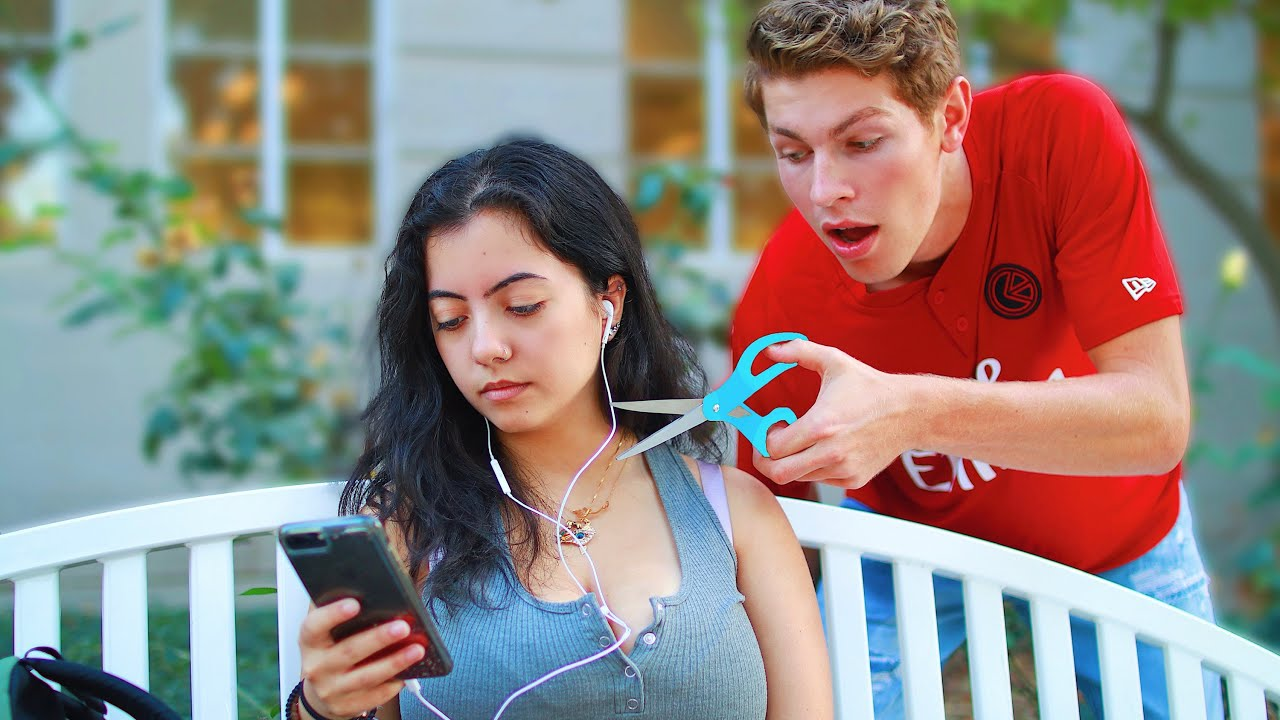
#> input picture face_detection_with_haar_cascades/data/input/image1.jpg, 1280 x 720 px
$ jupyter execute face_detection_with_haar_cascades.ipynb
#> lines starting #> are read from the running program, lines starting #| are printed output that depends on the picture; after the words box and inside, x2 and y2 are one past the last pixel; in counts of white or black regions, pixels touching at a corner belong together
#> further down, img is the input picture: shape (720, 1280, 3); mean B, G, R 130.9, 134.2, 144
# Face and eyes detection using Haar Cascades
https://docs.opencv.org/3.0-beta/doc/py_tutorials/py_objdetect/py_face_detection/py_face_detection.html

[cell 1]
import numpy as np
import cv2
import os

def get_model(model_dir):
    model = {
        'face': cv2.CascadeClassifier(os.path.join(model_dir, 'haarcascade_frontalface_default.xml')),
        'eye': cv2.CascadeClassifier(os.path.join(model_dir, 'haarcascade_eye.xml'))
    }
    return model

def face_eyes_detection(img, model):
    gray = cv2.cvtColor(img, cv2.COLOR_BGR2GRAY)
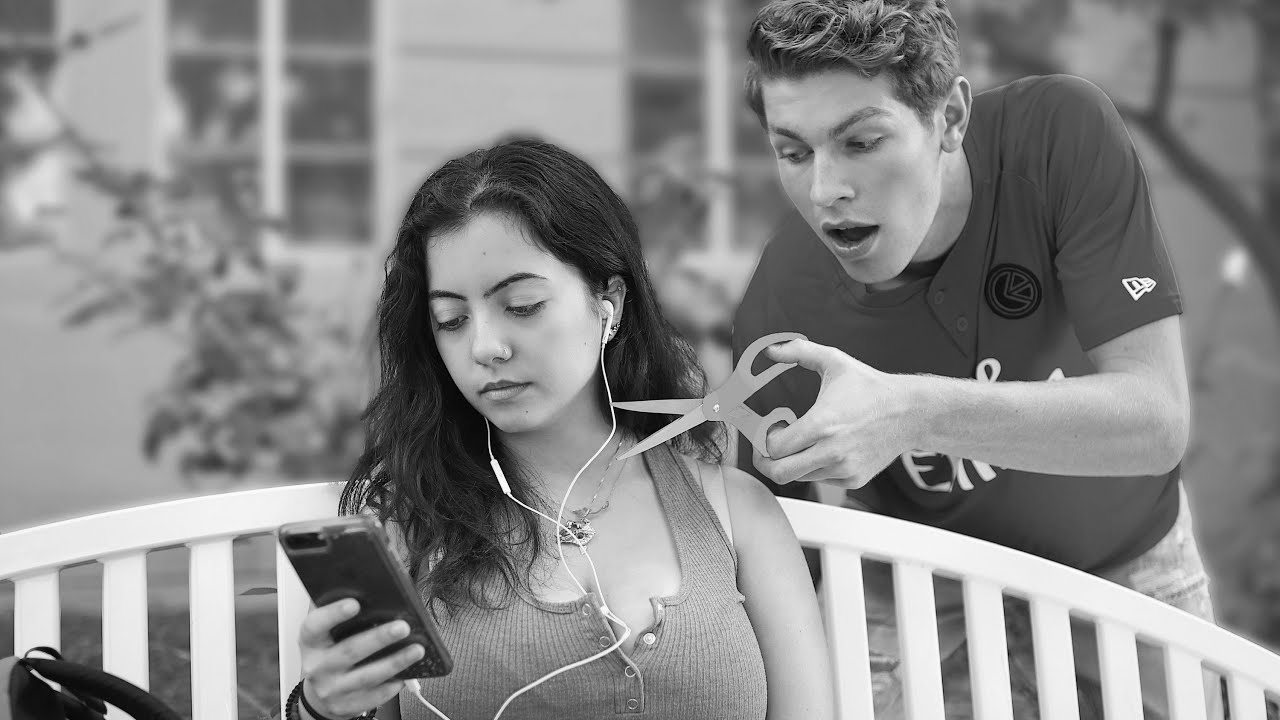
#> gray: shape (720, 1280); min 0, max 255, mean 136.8
    faces = model['face'].detectMultiScale(gray, 1.3, 5)
#> faces = [[733, 76, 188, 188], [408, 230, 204, 204]]
    results = []
    for (x1,y1,w,h) in faces:
        x2, y2 = x1+w, y1+h
        cv2.rectangle(img,(x1,y1),(x2,y2),(255,0,0),2)
        roi_gray = gray[y1:y2, x1:x2]
        roi_color = img[y1:y2, x1:x2]
        eyes = model['eye'].detectMultiScale(roi_gray)
        res_eyes = []
        for (ex1,ey1,ew,eh) in eyes:
            ex2, ey2 = ex1+ew, ey1+eh
            res_eyes.append((ex1, ey1,ex2, ey2))
            cv2.rectangle(roi_color,(ex1,ey1),(ex2,ey2),(0,255,0),2)
        results.append({
            'face': (x1, y1, x2, y2),
            'eyes': res_eyes
        })
#> this loop made 2 passes
#> (x1, y1, w, h, x2, y2, eyes) on passes 1 to 2: (733, 76, 188, 188, 921, 264, [[99, 43, 48, 48], [35, 53, 46, 46]]), (408, 230, 204, 204, 612, 434, [[81, 45, 59, 59], [21, 66, 46, 46]])
#> pass 1, in face_eyes_detection, `roi_gray = gray[y1:y2, x1:x2]`:
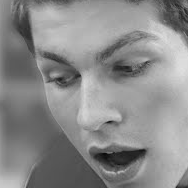
#> roi_gray: shape (188, 188); min 10, max 225, mean 138.4
#> pass 1, in face_eyes_detection, `roi_color = img[y1:y2, x1:x2]`:
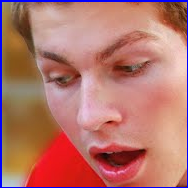
#> roi_color: shape (188, 188, 3); mean B, G, R 108.4, 117, 181.3
#> pass 2, in face_eyes_detection, `roi_gray = gray[y1:y2, x1:x2]`:
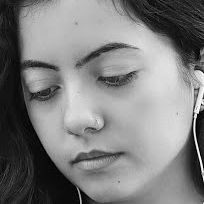
#> roi_gray: shape (204, 204); min 0, max 255, mean 126.1
#> pass 2, in face_eyes_detection, `roi_color = img[y1:y2, x1:x2]`:
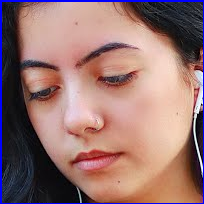
#> roi_color: shape (204, 204, 3); mean B, G, R 112.1, 114.7, 150.1
#> after the loop:
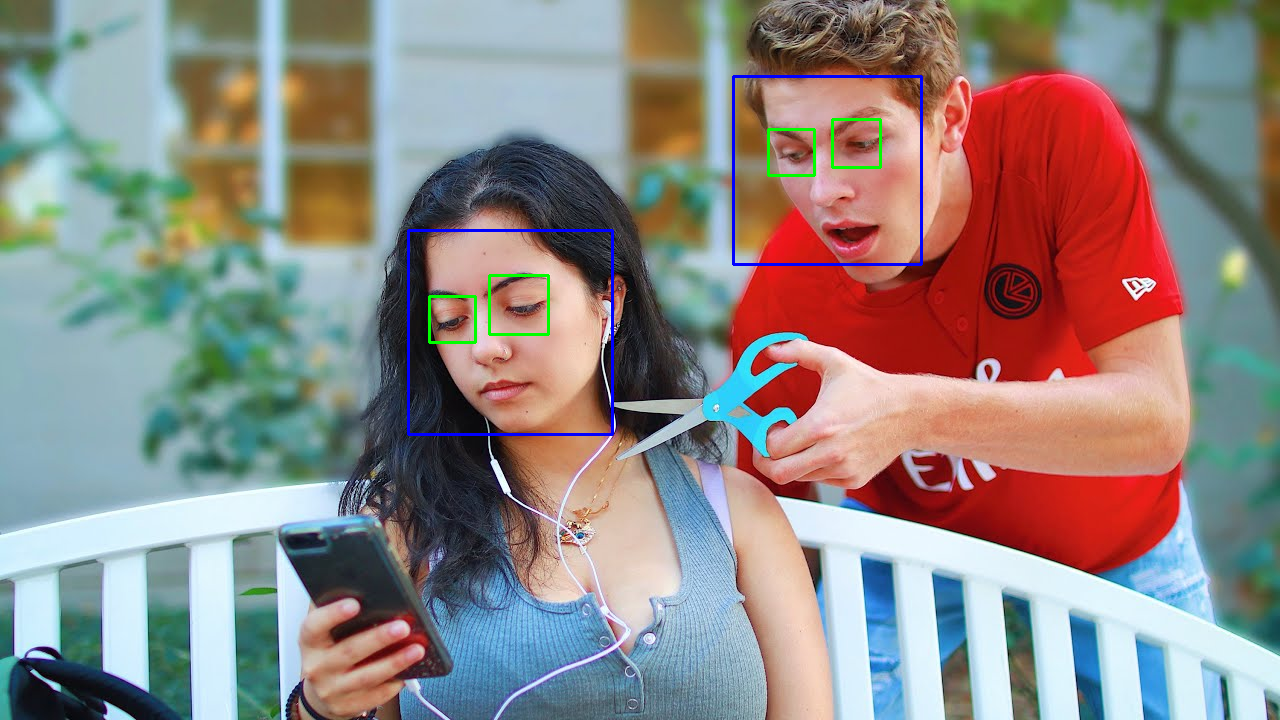
#> img: shape (720, 1280, 3); 0.77% of pixels changed, all inside (x1, y1, x2, y2) = (407, 75, 923, 436)
#> after the loop:
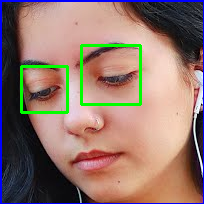
#> roi_color: shape (204, 204, 3); 3.01% of pixels changed, all inside (x1, y1, x2, y2) = (20, 44, 142, 114)
#> after the loop, results = 2 items
    return (img, results)

[cell 2]
cv2_data_dir = '/usr/local/lib/python3.7/site-packages/cv2/data'
model = get_model(model_dir=cv2_data_dir)

[cell 3]
file_name = 'image1.jpg'
img = cv2.imread(os.path.join('data/input',file_name))
img, results = face_eyes_detection(img, model)
#> results = 2 items
cv2.imwrite(os.path.join('data/detected',file_name), img)
results

## Face and eyes detection on video

[cell 4]
def face_eyes_detection_on_video(input_video_path, output_video_path, model, params):
    inpVideo = cv2.VideoCapture(input_video_path)
    fps = int(inpVideo.get(cv2.CAP_PROP_FPS))
    width = int(inpVideo.get(cv2.CAP_PROP_FRAME_WIDTH))
    height = int(inpVideo.get(cv2.CAP_PROP_FRAME_HEIGHT))
    print(f"\tfps={fps}, width={width}, height={height}")
    outVideo = cv2.VideoWriter(output_video_path, cv2.VideoWriter_fourcc(*'H264'), fps, (width, height))
    start_id = int(params.get('start_sec',0) * fps)
    end_id = int(params.get('end_sec',0) * fps)
    print(f'start_id = {start_id}, end_id = {end_id}')
    results = []
    frame_id = 0
    ok, img = inpVideo.read()
    print("\t", end='')
    while ok:
        if frame_id >= start_id:
            img, res = face_eyes_detection(img, model)
            results.append(res)
            outVideo.write(img)
            if frame_id % fps == 0:
                print(".", end='')
        frame_id += 1
        if end_id != 0 and frame_id > end_id:
            break
        ok, img = inpVideo.read()
    outVideo.release()
    inpVideo.release()
    print("done.")
    return results

import youtube_dl
import re

def find_files(dirPath, pattern):
    files = [f for f in os.listdir(dirPath) if os.path.isfile(os.path.join(dirPath, f))]
    ptrn = re.compile(pattern)
    files = list(filter(lambda f: ptrn.match(f), files))
    return [os.path.join(dirPath, f) for f in files]

def download_from_youtube(url, destDir):
    id_ = url.split('/')[-1]
    ydl_opts = {
        'outtmpl': destDir + '/%(id)s.%(ext)s'
    }
    with youtube_dl.YoutubeDL(ydl_opts) as ydl:
        ydl.download([url])
    files = find_files(destDir, '{}\..*'.format(id_))
    return files[0] if files else None

[cell 5]
#url = 'https://youtu.be/EtBy7_rAeAI'
url = 'https://youtu.be/copMXgH3Z3E'
download_from_youtube(url, 'data/input')
#> (the call stopped at in download_from_youtube, `with youtube_dl.YoutubeDL(ydl_opts) as ydl:`: youtube_dl is not available in this run)

[cell 6]
video_file = 'copMXgH3Z3E.mp4'
results = face_eyes_detection_on_video(
    input_video_path  = os.path.join('data/input', video_file),
    output_video_path = os.path.join('data/detected', video_file),
    model = model,
    params = {
        'start_sec': 90,
        'end_sec': 90 + 30
    }
)
